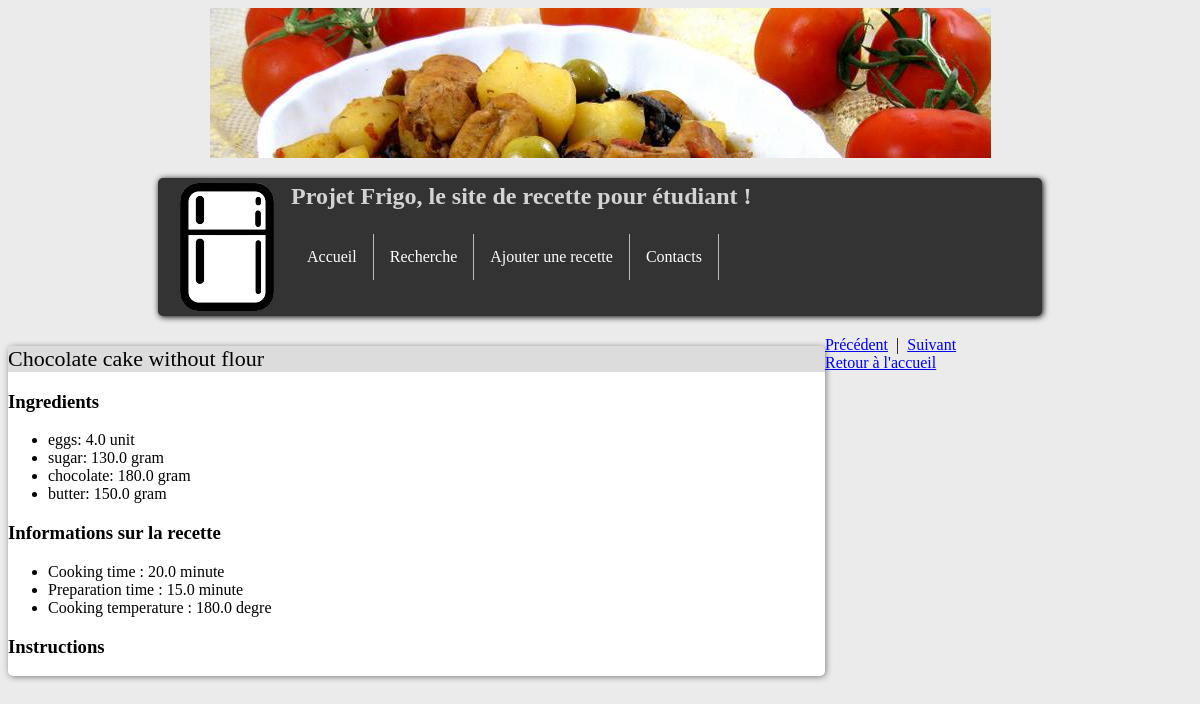
/fridgeApp/recipe/3, run on an earlier commit of the app's database.
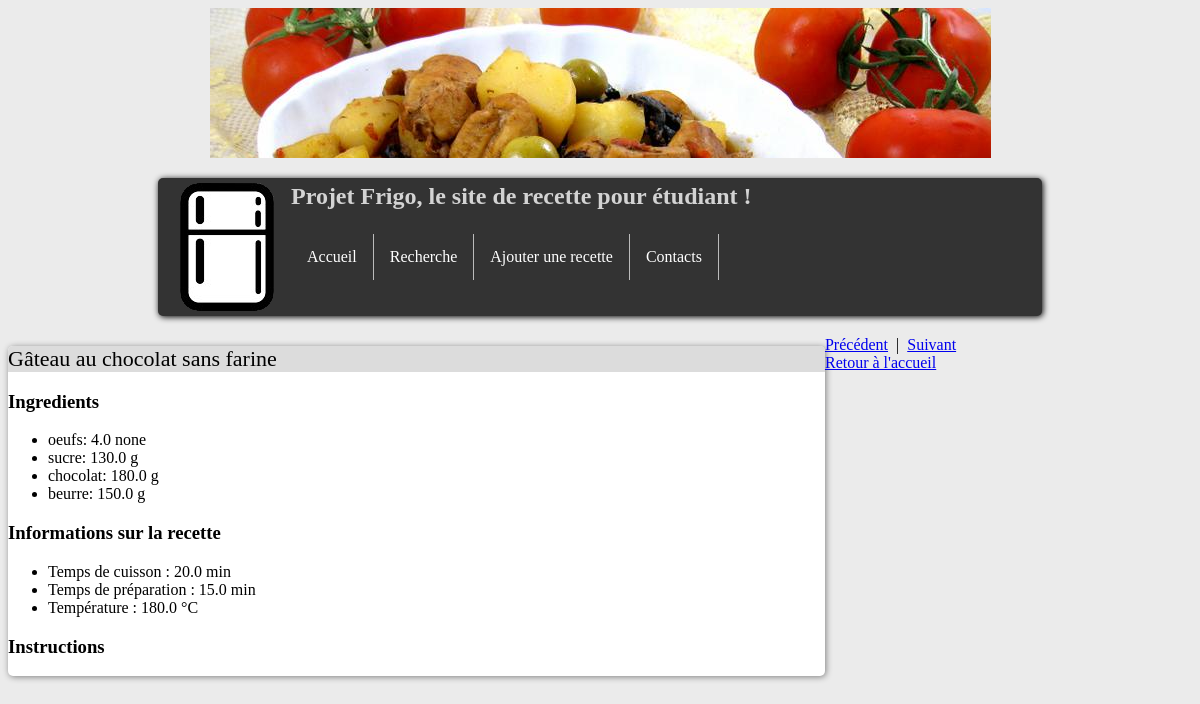
And on a later commit of the database.
### fridgeApp/models.py (models this page shows, shortened)
class Recipe(models.Model):
    recipe_text = models.CharField(max_length = 200)
    pub_date = models.DateTimeField('date published')
    category = models.CharField(max_length = 200)

class Ingredient(models.Model):
    recipe = models.ForeignKey(Recipe, on_delete=models.CASCADE)
    ingredient_text = models.CharField(max_length = 50)
    quantity = models.FloatField()
    unit = models.CharField(max_length = 30)
    category = models.CharField(max_length = 200)

class Cook_information(models.Model):
    recipe = models.ForeignKey(Recipe, on_delete=models.CASCADE)
    information_text = models.CharField(max_length = 200)
    value = models.FloatField()
    value_unit = models.CharField(max_length = 30)

### fridgeApp/views.py (the view)
# urls.py: url(r'^recipe/(?P<recipe_id>[0-9]+)$', views.recipe, name='recipe'),
def recipe(request, recipe_id):
    recipe = get_object_or_404(Recipe, pk = recipe_id)
    return render(request, 'fridgeApp/recipe.html', locals())

### fridgeApp/templates/fridgeApp/recipe.html (shortened to what this page needs)
{% load static %}
<body>
	{% include "fridgeApp/includes/tabs.html" with active_tab='None' %}
	<section>
	<div class="title">{{ recipe.recipe_text }}</div>
	<h3> Ingredients </h3>
	<ul>
	{% for ingredient in recipe.ingredient_set.all %}
		<li> {{ingredient.ingredient_text}}: {{ingredient.quantity}} {{ingredient.unit}} </li>
	{% endfor %}
	</ul>
	<h3> Informations sur la recette </h3>
	<ul>
	{% for info in recipe.cook_information_set.all %}
		<li> {{info.information_text}} :
		{% if info.value != 0 and info.value_unit == 'none' %}
			{{info.value|stringformat:"d"}}
		{% else %}
			{% if info.value != 0 %} {{info.value}} {% endif %}
			{% if info.value_unit != 'none' %} {{info.value_unit}} {% endif %} </li>
		{% endif %}
	{% endfor %}
	</ul>
	<h3> Instructions </h3>
	</section>
	<footer>
    <a href="{%url 'fridgeApp:recipe' recipe.id|add:-1%}">Précédent</a>&nbsp; |&nbsp;
	<a href="{%url 'fridgeApp:recipe' recipe.id|add:'1'%}">Suivant</a> <br/>
	<a href="{%url 'fridgeApp:home'%}">Retour à l'accueil</a>
	</footer>
</body>

### fridgeApp/templates/fridgeApp/includes/tabs.html (shortened to what this page needs)
{% load static %}
<link rel="stylesheet" type="text/css" href="{% static 'fridgeApp/stylesheet.css' %}" />
<head>
</head>
<header>
		<a href="{% url 'fridgeApp:home' %}"></a>
</header>
 <nav>
		<img src="{% static 'fridgeApp/icon.ico' %}"></img>
		<strong>Projet Frigo, le site de recette pour étudiant !</strong>
	<ul class="tab-menu">
		<li class="{% if active_tab == 'home' %} active{% endif %}"><a href="{% url 'fridgeApp:home' %}">Accueil</a></li>
		<li class="{% if active_tab == 'search' %} active{% endif %}"><a href="{% url 'fridgeApp:search' %}">Recherche</a></li>
		<li class="{% if active_tab == 'add' %} active{% endif %}"><a href="{% url 'fridgeApp:add' %}">Ajouter une recette</a></li>
		<li class="{% if active_tab == 'contacts' %} active{% endif %}"><a href="{% url 'fridgeApp:contact' %}">Contacts</a></li>
	</ul>
</nav>

### fridgeApp/static/fridgeApp/stylesheet.css (style rules this page uses)
header { margin: auto; width: 781px; height: 150px; background: transparent url('images/header.jpg') no-repeat; }
header a { display: block; width: 100%; height: 100%; border: 0; }
body { background-color: rgb(235,235,235); }
nav { color: rgb(211,211,211); font-size: 24px; border-radius: 5px; box-shadow: 1px 1px 6px black; list-style-type: none; margin: 20px 150px 20px 150px; padding: 5px; overflow: hidden; background-color: #333; }
nav img { float: left; }
nav li { font-size: 16px; float: left; display: inline; border-right: 1px solid #bbb; }
nav li a { display: block; color: white; text-align: center; padding: 14px 16px; text-decoration: none; }
section { float: left; background-color: white; border-radius: 5px; box-shadow: 1px 1px 6px gray; width: 69%; margin: 10px 0px 10px 0px; }
section .title { background-color: rgb(220,220,220); border-bottom-width: 1px; border-radius: 5px 5px 0px 0px; border-color: black; font-size: 22px; }

What changed in the data, as far as the page shows it:
changed Recipe: recipe_text "Chocolate cake without flour" → "Gâteau au chocolat sans farine"
changed Ingredient: ingredient_text "eggs" → "oeufs"; unit "unit" → "none"
changed Ingredient: ingredient_text "sugar" → "sucre"; unit "gram" → "g"
changed Ingredient: ingredient_text "chocolate" → "chocolat"; unit "gram" → "g"
changed Ingredient: ingredient_text "butter" → "beurre"; unit "gram" → "g"
changed Cook_information: information_text "Cooking time" → "Temps de cuisson"; value_unit "minute" → "min"
changed Cook_information: information_text "Preparation time" → "Temps de préparation"; value_unit "minute" → "min"
changed Cook_information: information_text "Cooking temperature" → "Température"; value_unit "degre" → "°C"
